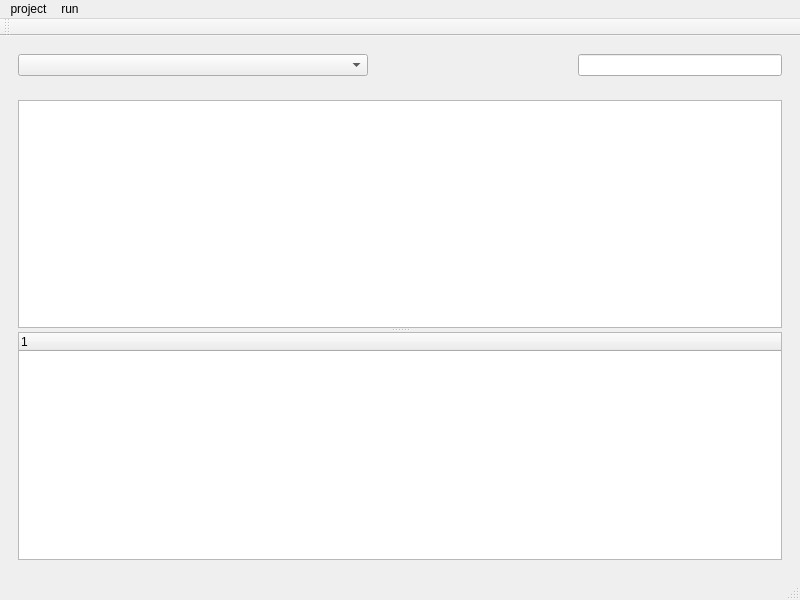
<?xml version="1.0" encoding="UTF-8"?>
<ui version="4.0">
 <class>MainWindow</class>
 <widget class="QMainWindow" name="MainWindow">
  <property name="geometry">
   <rect>
    <x>0</x>
    <y>0</y>
    <width>800</width>
    <height>600</height>
   </rect>
  </property>
  <property name="windowTitle">
   <string>MainWindow</string>
  </property>
  <widget class="QWidget" name="centralwidget">
   <layout class="QVBoxLayout" name="verticalLayout_2">
    <item>
     <widget class="QWidget" name="widget" native="true">
      <layout class="QHBoxLayout" name="horizontalLayout">
       <item>
        <widget class="QComboBox" name="comboBox">
         <property name="minimumSize">
          <size>
           <width>350</width>
           <height>0</height>
          </size>
         </property>
        </widget>
       </item>
       <item>
        <spacer name="horizontalSpacer">
         <property name="orientation">
          <enum>Qt::Horizontal</enum>
         </property>
         <property name="sizeHint" stdset="0">
          <size>
           <width>193</width>
           <height>20</height>
          </size>
         </property>
        </spacer>
       </item>
       <item>
        <widget class="QLineEdit" name="lineEdit"/>
       </item>
      </layout>
     </widget>
    </item>
    <item>
     <widget class="QWidget" name="widget_2" native="true">
      <layout class="QVBoxLayout" name="verticalLayout">
       <item>
        <widget class="QSplitter" name="splitter">
         <property name="orientation">
          <enum>Qt::Vertical</enum>
         </property>
         <widget class="QTableWidget" name="tableWidget"/>
         <widget class="QTreeWidget" name="treeWidget">
          <column>
           <property name="text">
            <string notr="true">1</string>
           </property>
          </column>
         </widget>
        </widget>
       </item>
      </layout>
     </widget>
    </item>
   </layout>
  </widget>
  <widget class="QMenuBar" name="menubar">
   <property name="geometry">
    <rect>
     <x>0</x>
     <y>0</y>
     <width>800</width>
     <height>25</height>
    </rect>
   </property>
   <widget class="QMenu" name="menuproject">
    <property name="title">
     <string>project</string>
    </property>
   </widget>
   <widget class="QMenu" name="menurun">
    <property name="title">
     <string>run</string>
    </property>
    <addaction name="actionrunandstop"/>
    <addaction name="actionclear"/>
   </widget>
   <addaction name="menuproject"/>
   <addaction name="menurun"/>
  </widget>
  <widget class="QStatusBar" name="statusbar"/>
  <widget class="QToolBar" name="toolBar">
   <property name="windowTitle">
    <string>toolBar</string>
   </property>
   <attribute name="toolBarArea">
    <enum>TopToolBarArea</enum>
   </attribute>
   <attribute name="toolBarBreak">
    <bool>false</bool>
   </attribute>
  </widget>
  <action name="actionrunandstop">
   <property name="checkable">
    <bool>false</bool>
   </property>
   <property name="icon">
    <iconset resource="src.qrc">
     <normaloff>:/run.png</normaloff>:/run.png</iconset>
   </property>
   <property name="text">
    <string>runandstop</string>
   </property>
  </action>
  <action name="actionclear">
   <property name="icon">
    <iconset resource="src.qrc">
     <normaloff>:/export.png</normaloff>:/export.png</iconset>
   </property>
   <property name="text">
    <string>clear</string>
   </property>
  </action>
 </widget>
 <resources>
  <include location="src.qrc"/>
 </resources>
 <connections/>
</ui>
